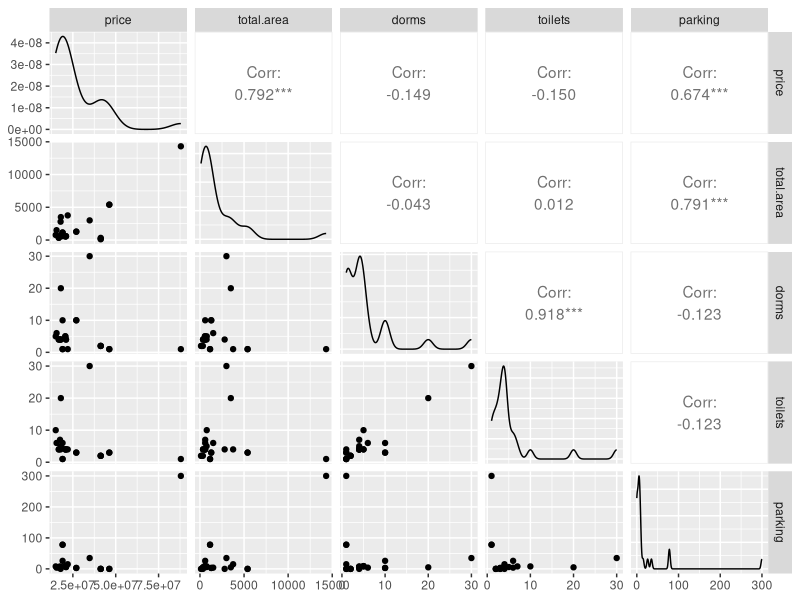
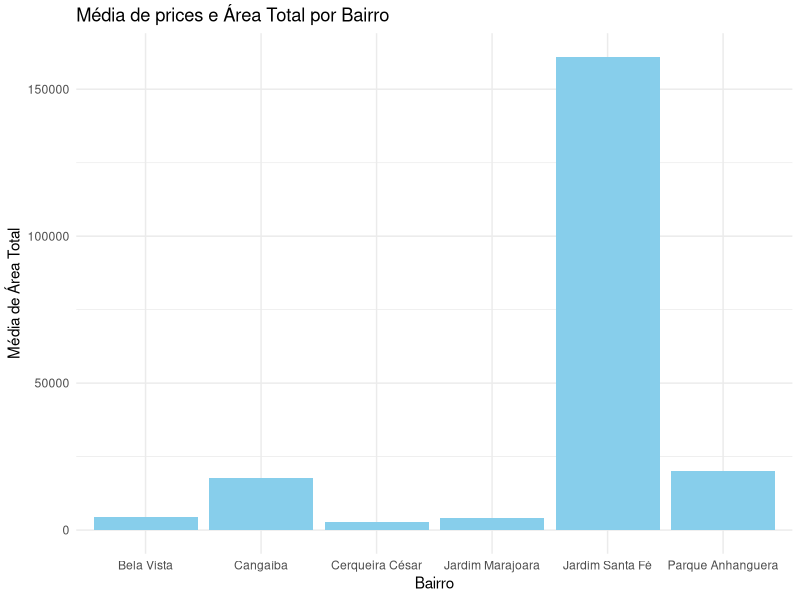
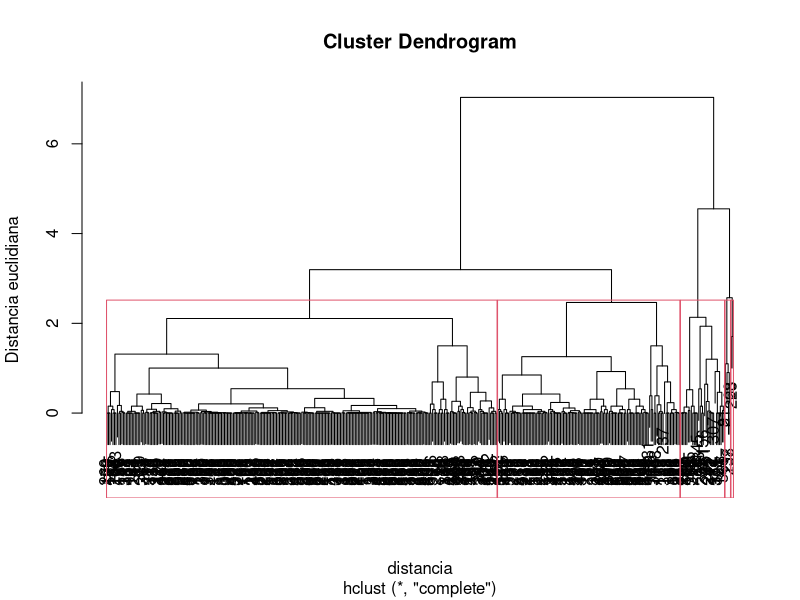
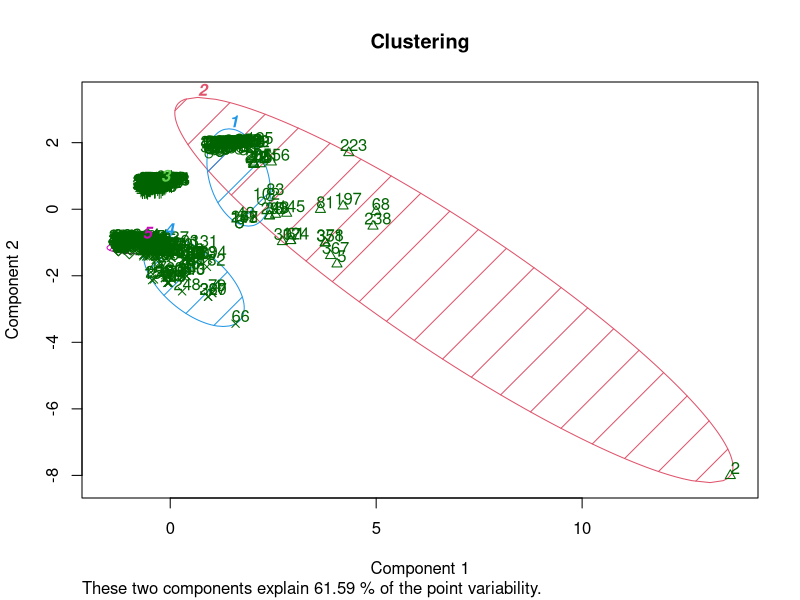

The R source for these figures, in order:
## ---- chunk 1
library(tidyverse)
library(knitr)
library(ggplot2)   # Fazer gráficos
library(GGally)    # Novo: análise de correlação
library(car)       # Novo: Indica a presença de multicolinearidade (calculo do VIF)
library(MASS)      # Novo: Selecionar variáveis
library(lmtest)    # Novo: Testes específicos de regressão
library(readxl)
library(dplyr)
library(RColorBrewer)
library(viridis)

opts_chunk$set(echo = TRUE)

fonte <- read.csv("fonte.csv", sep = ";")
## ---- chunk 2
dados = fonte[,1:8] %>% filter(source == 'vivareal') %>% drop_na()

dados$source_id = NULL
dados$timestamp = NULL
dados$source = NULL
## ---- chunk 3
ggpairs(dados)
## ---- chunk 4
modelo1 = lm(price ~ total.area + dorms
             + parking + toilets, data = dados)
kable(round(vif(modelo1),2), caption = "VIF com todas as variáveis")
## ---- chunk 5
# Removendo toilets
modelo2 = lm(price ~ total.area + dorms
             + parking, data = dados)
kable(round(vif(modelo2),2), caption = "VIF sem toilets")
## ---- chunk 6
selecao = stepAIC(modelo2, direction = "backward")
## ---- chunk 7
modelo3 = lm(selecao$call, data = dados)

resultado = summary(modelo3)

kable(round(resultado$coefficients,2), caption = "Resultados finais")
## ---- chunk 8
dados <- read_excel("todososimoveiseditado.xlsx")[,4:13] 

dados$dorms = NULL
dados$toilets = NULL
dados$parking = NULL
dados$address = NULL
dados$lat = NULL
dados$lng = NULL

dados = drop_na(dados)

# Calcule as médias por bairro
dados_agrupados <- dados %>%
  group_by(Bairro) %>%
  summarise_at(vars(price, `total area`), mean)

dados_agrupados$media_preco = dados_agrupados$price
dados_agrupados$media_area = dados_agrupados$`total area`

# Selecione os top 10 bairros com maiores prices
top_10_bairros <- dados_agrupados %>%
  arrange(desc(media_preco)) %>%
  filter(Bairro != 'Higienópolis') %>%
  head(6)

# Crie o gráfico de barras
paleta_cores = brewer.pal(9, "Blues")

ggplot(top_10_bairros, aes(x = Bairro, y = media_area, fill = media_area)) +
  geom_bar(stat = "identity", fill = "skyblue") +
  scale_fill_viridis_c() +
  labs(title = "Média de prices e Área Total por Bairro",
       x = "Bairro",
       y = "Média de Área Total") +
  theme_minimal() +
  theme(legend.position = "none") +
  scale_y_continuous(labels = function(x) format(x, scientific = FALSE))
## ---- chunk 9
library(cluster)

dados3 <- read_excel("todososimoveiseditado.xlsx")[,4:13] 

dados3$dorms = NULL
dados3$toilets = NULL
dados3$parking = NULL
dados3$address = NULL
dados3$lat = NULL
dados3$lng = NULL

dados3 = drop_na(dados3)

dados_cluster <- dados3[, c("Type", "price")]

mapeamento = c("Casa" = 1, "Predio" = 2, "Terreno" = 3, "Apartamento" = 4)

dados_cluster$Type = mapeamento[dados3$Type]

dados_cluster = scale(dados_cluster)

distancia = dist(dados_cluster)

h = hclust(distancia, method = "complete")

plot(h, ylab = "Distancia euclidiana")
rect.hclust(h, k = 5)
## ---- chunk 10
grupos = kmeans(dados_cluster, 5) # quantos clusters?

dados3$cluster = grupos$cluster # associa o numero do cluster aos dados

# library(cluster)
clusplot(dados3, grupos$cluster, color=TRUE, shade=TRUE, labels=2, lines=0, main = "Clustering")
